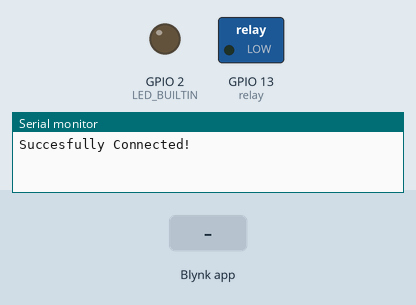
This sketch was run on a simulated ESP32. Shown: switched loads named in the sketch (green lamp = pin HIGH), output pins drawn as LEDs (lit = HIGH), the last lines printed to the serial monitor. The test bench sets the inputs (shaded band). WiFi joins after 1.5 s; servers stay silent unless stated.

Above: at 3.0 s.
3.1 s: Blynk app writes 1 to V0
At 4.2 s:
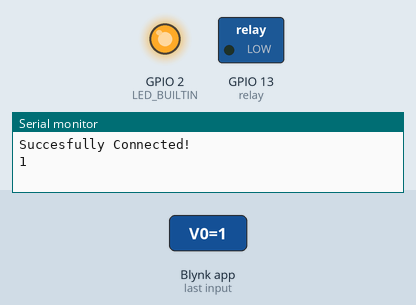
4.6 s: Blynk app writes 0 to V0
At 5.3 s:
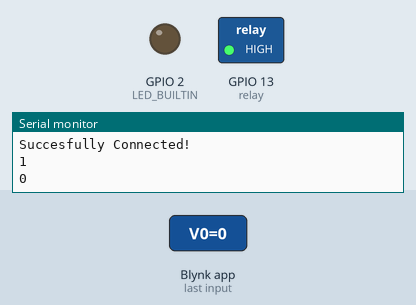
Timing chart, 0 to 7.6 s (numbered marks = the images above; inputs shaded):
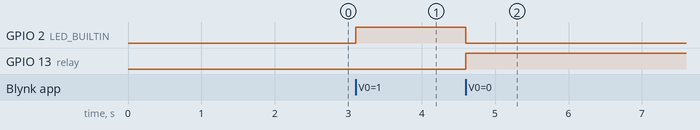

The sketch:

ben.ino
```cpp
// code update 21/04/2546
#define BLYNK_PRINT Serial
#define BLYNK_TEMPLATE_ID "TMPL6TB9L1Fi5"
#define BLYNK_TEMPLATE_NAME "Benjawan"
#define BLYNK_AUTH_TOKEN "IFDv8KWafKI3gCDNGV364DLqUPC3wyq-"

#include <WiFi.h>
#include <WiFiClient.h>
#include <BlynkSimpleEsp32.h>
#include "DHT.h"
//#include <TridentTD_LineNotify.h>

char ssid[] = "Queenieris";
char pass[] = "Benjawanben";

// Uncomment whatever type you're using!
#define DHTTYPE DHT11   // DHT 11
#define DHTPIN 4     // Digital pin connected to the DHT sensor
DHT dht(DHTPIN, DHTTYPE);

BlynkTimer timer;

const int relay = 13;

void setup()
{
  // Debug console
  Serial.begin(115200);
  Blynk.begin(BLYNK_AUTH_TOKEN, ssid, pass);
  pinMode(relay,OUTPUT);
  pinMode(LED_BUILTIN, OUTPUT);
  Serial.println(F("Succesfully Connected!"));
  dht.begin();
  // LINE.setToken(LINE_TOKEN);
  // timer.setInterval(1000000, Sensor);
}

BLYNK_WRITE(V0) {
  int value = param.asInt();
  Serial.println(value);
    if(value == 1){
     digitalWrite(relay,0);
     digitalWrite(LED_BUILTIN,HIGH);
    }else{
      digitalWrite(relay,1);
      digitalWrite(LED_BUILTIN,LOW);
    }
  }
void loop()
{
  Blynk.run();
  timer.run();
}

// void Sensor()
// {
//   float h = dht.readHumidity();
//   float t = dht.readTemperature();
//   if (isnan(h) || isnan(t)) {
//     Serial.println("Failed to read from DHT sensor!");
//     delay(5000);
//     return;
//   }
//   Serial.print("Humidity is: ");
//   Serial.println(h, 1);
//   Serial.print("Temperature is: ");
//   Serial.println(t, 1);

//   Blynk.virtualWrite(V2, h);
//   Blynk.virtualWrite(V3, t);
//   LINE.notify("Humidity is: "+String(h)+" %");
//   LINE.notify("Temperature is: "+String(t)+" C");
// }
```

Measured:
- after the input at 3.1 s, GPIO 2 (LED_BUILTIN): LOW → HIGH at once
- after the input at 4.6 s, GPIO 2 (LED_BUILTIN): HIGH → LOW at once; GPIO 13 (relay): LOW → HIGH at once
